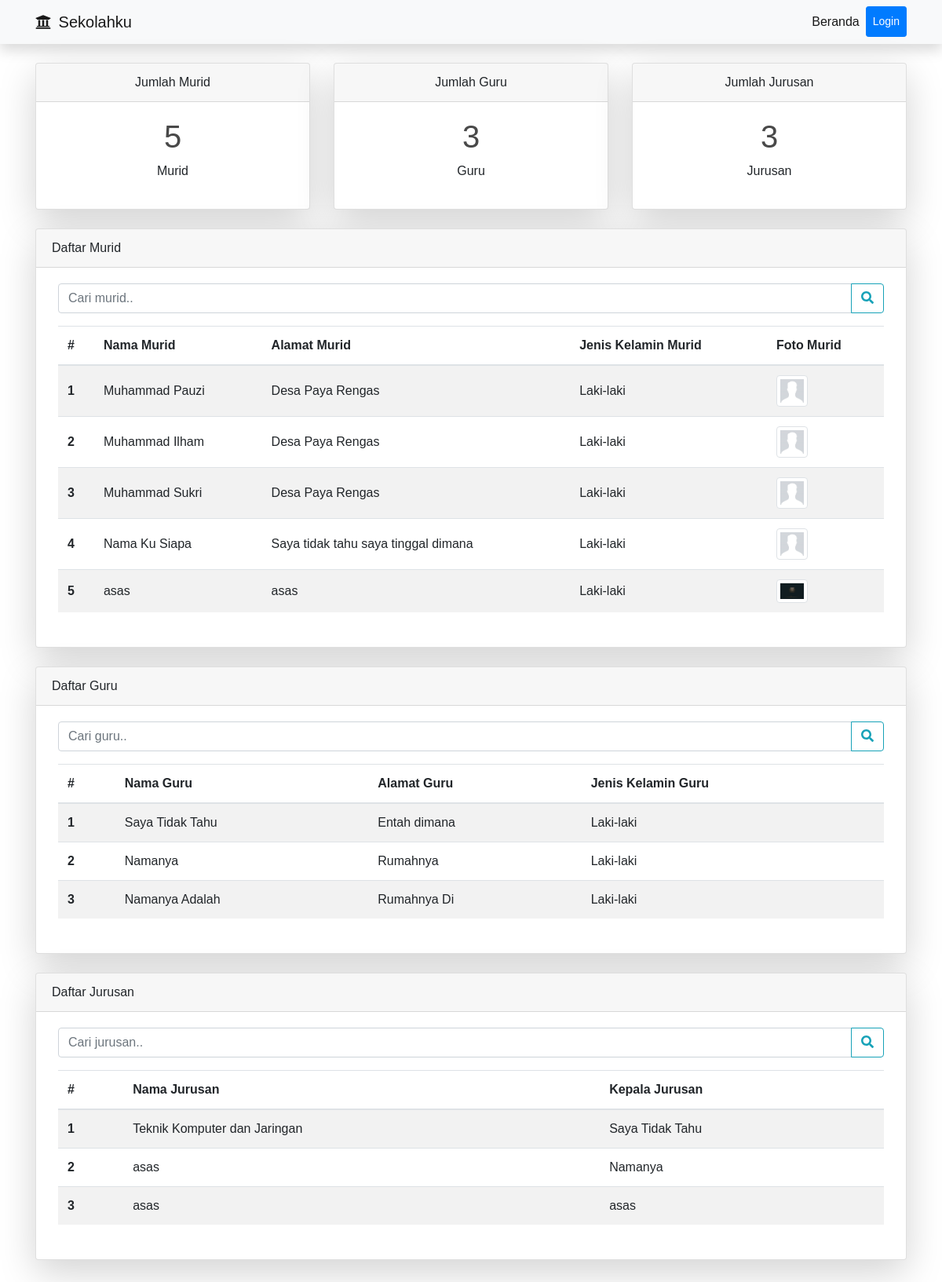
The page / on the database its author committed.
### tables this page shows
CREATE TABLE `murid` (
  `id` int(11) NOT NULL,
  `nama` varchar(128) NOT NULL,
  `alamat` varchar(128) NOT NULL,
  `jenis_kelamin` varchar(9) NOT NULL,
  `foto` varchar(255) NOT NULL
);

CREATE TABLE `guru` (
  `id` int(11) NOT NULL,
  `nama` varchar(128) NOT NULL,
  `alamat` varchar(128) NOT NULL,
  `jenis_kelamin` varchar(9) NOT NULL
);

CREATE TABLE `jurusan` (
  `id` int(11) NOT NULL,
  `nama` varchar(128) NOT NULL,
  `kepala` varchar(128) NOT NULL
);

### app/App.php (called while the page is built, shortened)
<?php
class App
{
    protected function getConn()
    {
        return mysqli_connect("Localhost", "root", "", "db_sekolahku");
    }
    public function query($query)
    {
        $conn = $this->getConn();
        $result = mysqli_query($conn, $query);
        $rows = [];
        while ($row = mysqli_fetch_assoc($result)) {
            $rows[] = $row;
        }
        return $rows;
    }
}

### index.php (the view, shortened to what this page needs)
<?php
require 'app/init.php';
if (isset($_POST['cariMurid'])) {
    $murid = $objMurid->cari($_POST['keywordMurid'], 'murid');
} else {
    $murid = $objMurid->query("SELECT * FROM murid");
}
if (isset($_POST['cariGuru'])) {
    $guru = $objGuru->cari($_POST['keywordGuru'], 'guru');
} else {
    $guru = $objGuru->query("SELECT * FROM guru");
}
if (isset($_POST['cariJurusan'])) {
    $jurusan = $objJurusan->cari($_POST['keywordJurusan'], 'jurusan');
} else {
    $jurusan = $objJurusan->query("SELECT * FROM jurusan");
}
$jumlah = [
    'murid' => count($objMurid->query("SELECT * FROM murid")),
    'guru' => count($objMurid->query("SELECT * FROM guru")),
    'jurusan' => count($objMurid->query("SELECT * FROM jurusan"))
];
?>
<!DOCTYPE html>
<html lang="en">
<head>
    <link rel="stylesheet" href="vendor/bootstrap4/css/bootstrap.min.css">
    <link rel="stylesheet" href="assets/css/style.css">
</head>
<body class="pb-5">
    <nav class="navbar navbar-expand-lg navbar-light bg-light shadow">
        <div class="container">
            <a class="navbar-brand" href=""><i class="fa fa-university mr-1"></i> Sekolahku</a>
            <div class="collapse navbar-collapse justify-content-end" id="navbarNav">
                <ul class="navbar-nav">
                    <li class="nav-item active">
                        <a class="nav-link" href="">Beranda</a>
                    </li>
                    <?php if (!isset($_SESSION['is_login'])) : ?>
                        <li class="nav-item">
                            <a class="nav-link btn btn-primary btn-sm text-white" href="auth/login.php">Login</a>
                        </li>
                    <?php endif; ?>
                </ul>
            </div>
        </div>
    </nav>
    <div class="container">
        <div class="row mt-4 card-informasi">
            <div class="col-md-4">
                <div class="card shadow-lg card-informasi-murid text-center">
                    <div class="card-header">
                        Jumlah Murid
                    </div>
                    <div class="card-body">
                        <h1><?= $jumlah['murid']; ?></h1>
                        <p>Murid</p>
                    </div>
                </div>
            </div>
            <div class="col-md-4">
                <div class="card shadow-lg card-informasi-guru text-center">
                    <div class="card-header">
                        Jumlah Guru
                    </div>
                    <div class="card-body">
                        <h1><?= $jumlah['guru']; ?></h1>
                        <p>Guru</p>
                    </div>
                </div>
            </div>
            <div class="col-md-4">
                <div class="card shadow-lg card-informasi-jurusan text-center">
                    <div class="card-header">
                        Jumlah Jurusan
                    </div>
                    <div class="card-body">
                        <h1><?= $jumlah['jurusan']; ?></h1>
                        <p>Jurusan</p>
                    </div>
                </div>
            </div>
        </div>
        <div class="row mt-4">
            <div class="col">
                <div class="card shadow-lg">
                    <div class="card-header">
                        Daftar Murid
                    </div>
                    <div class="card-body">
                        <div class="row px-2 justify-content-between">
                            <div class="col">
                                <form action="" method="post">
                                    <div class="input-group input-group-cari">
                                        <input type="text" class="form-control" placeholder="Cari murid.." name="keywordMurid" autocomplete="off" autofocus>
                                        <div class="input-group-append">
                                            <button class="btn btn-outline-info" type="submit" name="cariMurid"><i class="fa fa-search"></i></button>
                                        </div>
                                    </div>
                                </form>
                            </div>
                        </div>
                        <div class="row p-2">
                            <div class="col">
                                <div class="table-responsive">
                                    <table class="table <?= empty($murid) ? '' : 'table-striped'; ?> mt-2">
                                        <thead>
                                            <tr>
                                                <th scope="col">#</th>
                                                <th scope="col">Nama Murid</th>
                                                <th scope="col">Alamat Murid</th>
                                                <th scope="col">Jenis Kelamin Murid</th>
                                                <th scope="col">Foto Murid</th>
                                            </tr>
                                        </thead>
                                        <tbody>
                                            <?php $no = 1;
                                            foreach ($murid as $m) : ?>
                                                <tr>
                                                    <th scope="row"><?= $no++; ?></th>
                                                    <td><?= $m['nama']; ?></td>
                                                    <td><?= $m['alamat']; ?></td>
                                                    <td><?= $m['jenis_kelamin']; ?></td>
                                                    <td class="foto-murid">
                                                        <img src="assets/img/murid/<?= $m['foto']; ?>" data-toggle="modal" data-target="#fotoModal" class="img-thumbnail foto-list">
                                                    </td>
                                                </tr>
                                            <?php endforeach; ?>
                                        </tbody>
                                    </table>
                                </div>
                            </div>
                        </div>
                    </div>
                </div>
            </div>
        </div>
        <div class="row mt-4">
            <div class="col">
                <div class="card shadow-lg">
                    <div class="card-header">
                        Daftar Guru
                    </div>
                    <div class="card-body">
                        <div class="row px-2 justify-content-between">
                            <div class="col">
                                <form action="" method="post">
                                    <div class="input-group input-group-cari">
                                        <input type="text" class="form-control" placeholder="Cari guru.." name="keywordGuru" autocomplete="off" autofocus>
                                        <div class="input-group-append">
                                            <button class="btn btn-outline-info" type="submit" name="cariGuru"><i class="fa fa-search"></i></button>
                                        </div>
                                    </div>
                                </form>
                            </div>
                        </div>
                        <div class="row p-2">
                            <div class="col">
                                <div class="table-responsive">
                                    <table class="table <?= empty($guru) ? '' : 'table-striped'; ?> mt-2">
                                        <thead>
                                            <tr>
                                                <th scope="col">#</th>
                                                <th scope="col">Nama Guru</th>
                                                <th scope="col">Alamat Guru</th>
                                                <th scope="col">Jenis Kelamin Guru</th>
                                            </tr>
                                        </thead>
                                        <tbody>
                                            <?php $no = 1;
                                            foreach ($guru as $g) : ?>
                                                <tr>
                                                    <th scope="row"><?= $no++; ?></th>
                                                    <td><?= $g['nama']; ?></td>
                                                    <td><?= $g['alamat']; ?></td>
                                                    <td><?= $g['jenis_kelamin']; ?></td>
                                                </tr>
                                            <?php endforeach; ?>
                                        </tbody>
                                    </table>
                                </div>
                            </div>
                        </div>
                    </div>
                </div>
            </div>
        </div>
        <div class="row mt-4">
            <div class="col">
                <div class="card shadow-lg">
                    <div class="card-header">
                        Daftar Jurusan
                    </div>
                    <div class="card-body">
                        <div class="row px-2 justify-content-between">
                            <div class="col">
                                <form action="" method="post">
                                    <div class="input-group input-group-cari">
                                        <input type="text" class="form-control" placeholder="Cari jurusan.." name="keywordJurusan" autocomplete="off" autofocus>
                                        <div class="input-group-append">
                                            <button class="btn btn-outline-info" type="submit" name="cariJurusan"><i class="fa fa-search"></i></button>
                                        </div>
                                    </div>
                                </form>
                            </div>
                        </div>
                        <div class="row p-2">
                            <div class="col">
                                <div class="table-responsive">
                                    <table class="table <?= empty($jurusan) ? '' : 'table-striped'; ?> mt-2">
                                        <thead>
                                            <tr>
                                                <th scope="col">#</th>
                                                <th scope="col">Nama Jurusan</th>
                                                <th scope="col">Kepala Jurusan</th>
                                            </tr>
                                        </thead>
                                        <tbody>
                                            <?php $no = 1;
                                            foreach ($jurusan as $j) : ?>
                                                <tr>
                                                    <th scope="row"><?= $no++; ?></th>
                                                    <td><?= $j['nama']; ?></td>
                                                    <td><?= $j['kepala']; ?></td>
                                                </tr>
                                            <?php endforeach; ?>
                                        </tbody>
                                    </table>
                                </div>
                            </div>
                        </div>
                    </div>
                </div>
            </div>
        </div>
    </div>
</body>
</html>

### assets/css/style.css (style rules this page uses)
* { font-family: 'Source Sans Pro',sans-serif; }
.card-informasi h1 { color: rgb(73, 73, 73); font-weight: 500; }
.table > tbody > tr > * { vertical-align: middle; }
.foto-murid img { width: 40px; cursor: pointer; }

### rows shown on the page
murid: nama "Muhammad Pauzi", alamat "Desa Paya Rengas", jenis_kelamin "Laki-laki", foto (placeholder picture)
murid: nama "Muhammad Ilham", alamat "Desa Paya Rengas", jenis_kelamin "Laki-laki", foto (placeholder picture)
murid: nama "Muhammad Sukri", alamat "Desa Paya Rengas", jenis_kelamin "Laki-laki", foto (placeholder picture)
murid: nama "Nama Ku Siapa", alamat "Saya tidak tahu saya tinggal dimana", jenis_kelamin "Laki-laki", foto (placeholder picture)
murid: nama "asas", alamat "asas", jenis_kelamin "Laki-laki", foto (picture)
guru: nama "Saya Tidak Tahu", alamat "Entah dimana", jenis_kelamin "Laki-laki"
guru: nama "Namanya", alamat "Rumahnya", jenis_kelamin "Laki-laki"
guru: nama "Namanya Adalah", alamat "Rumahnya Di", jenis_kelamin "Laki-laki"
jurusan: nama "Teknik Komputer dan Jaringan", kepala "Saya Tidak Tahu"
jurusan: nama "asas", kepala "Namanya"
jurusan: nama "asas", kepala "asas"

### other values the page prints
$jumlah['murid'] "5"
$jumlah['guru'] "3"
$jumlah['jurusan'] "3"
